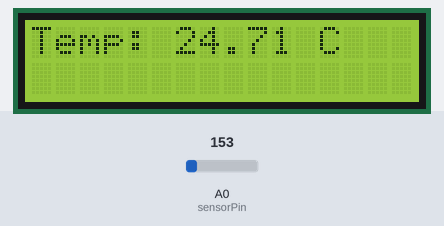
The sketch below on a simulated Arduino Uno, built with avr-gcc and run on an emulated ATmega328P. Parts: 16×2 character LCD. The inputs (shaded band) are chosen by the test bench; at power-on: A0 (sensorPin) = 153. What the sketch prints to the serial monitor is not drawn.

Above: at 1.2 s.
1.3 s: A0 (sensorPin) set to 165
At 2.6 s:
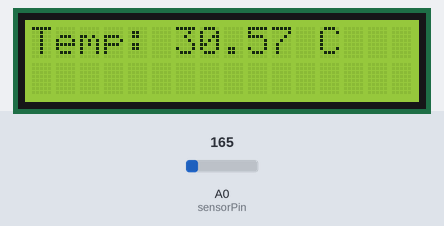
3.5 s: A0 (sensorPin) set to 175
At 4.6 s:
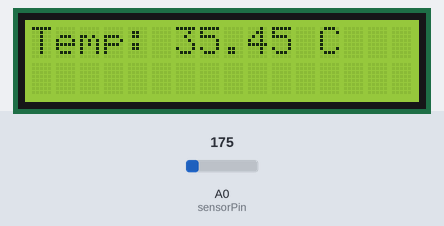
5.5 s: A0 (sensorPin) set to 191
At 6.5 s:
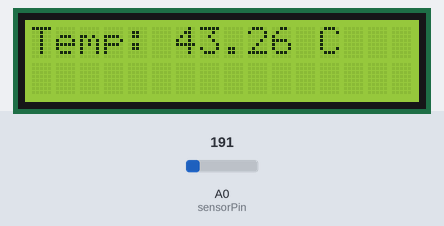
Timing chart, 0 to 8.5 s (numbered marks = the images above; inputs shaded):
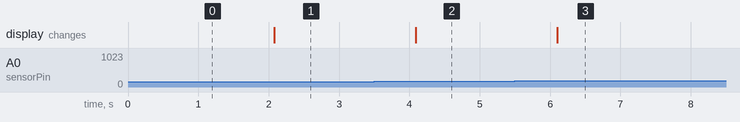

The sketch:

TMP36_LCD_Temperature_Monitor.ino
```cpp
#include <LiquidCrystal.h>

float voltage, temperature;
const int sensorPin = A0;  // TMP36 Vout connected to A0

// LCD pins: RS, E, D4, D5, D6, D7
LiquidCrystal lcd(12, 11, 5, 4, 3, 2);

void setup() {
  lcd.begin(16, 2);              // Set up LCD size: 16x2
  Serial.begin(9600);            // Still print to serial for debug
}

void loop() {
  int sensorValue = analogRead(sensorPin);
  voltage = sensorValue * (5.0 / 1024.0);
  temperature = (voltage - 0.5) * 100.0;

  // Print to Serial Monitor
  Serial.print("Temperature: ");
  Serial.print(temperature);
  Serial.println(" °C");

  // Display on LCD
  lcd.clear();
  lcd.setCursor(0, 0);           // column, row
  lcd.print("Temp: ");
  lcd.print(temperature);
  lcd.print(" C");

  delay(1000);
}
```

Measured:
- after the input at 1.3 s, the display: changes after 0.78 s (image 1)
- after the input at 3.5 s, the display: changes after 0.59 s (image 2)
- after the input at 5.5 s, the display: changes after 0.60 s (image 3)
